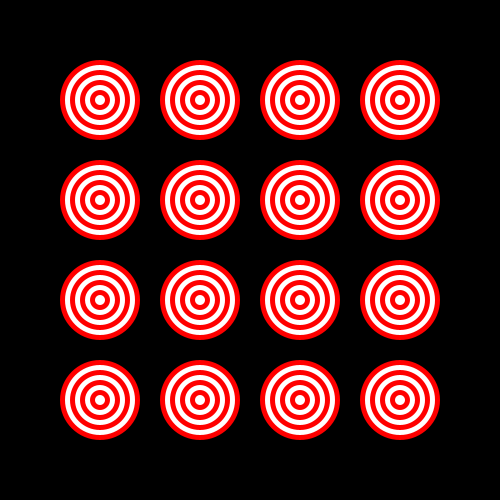
Frame 1 (no input)
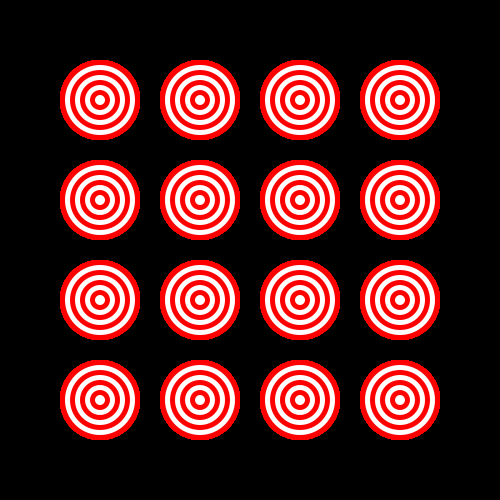
Frame 60 (the mouse pressed at the canvas centre just before this capture)
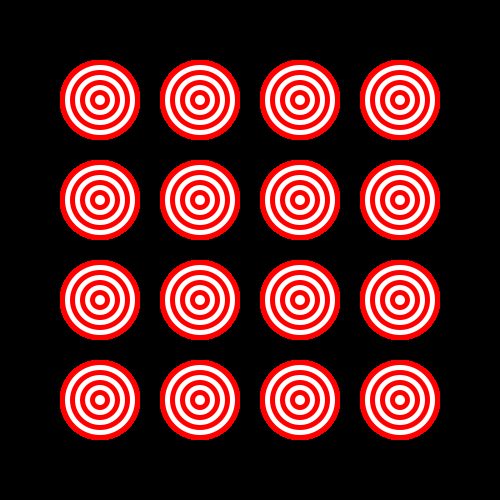
Frame 120 (the mouse held since frame 60 and released just before this capture)

The Processing sketch that drew these frames (run headless with seeded random() and noise(); from frame 60 on, the mouse is pressed at the canvas centre):

// Processing sketch: processing_38027
// ── processing_38027.pde

void setup()
{
  size(500, 500);
  smooth();
  noStroke();
  background(0);
}

void draw()
{
  for (int x=100; x<width;x+=100)
  {
    for (int y=100;y<height;y+=100)
    {
      fill(255, 0, 0);
      ellipse(x, y, 80, 80);
      fill(255);
      ellipse(x, y, 70, 70);
      fill(255, 0, 0);
      ellipse(x, y, 60, 60);
      fill(255);
      ellipse(x, y, 50, 50);
      fill(255, 0, 0);
      ellipse(x, y, 40, 40);
      fill(255);
      ellipse(x, y, 30, 30);
      fill(255, 0, 0);
      ellipse(x, y, 20, 20);
      fill(255);
      ellipse(x, y, 10, 10);
    }
  }
}
